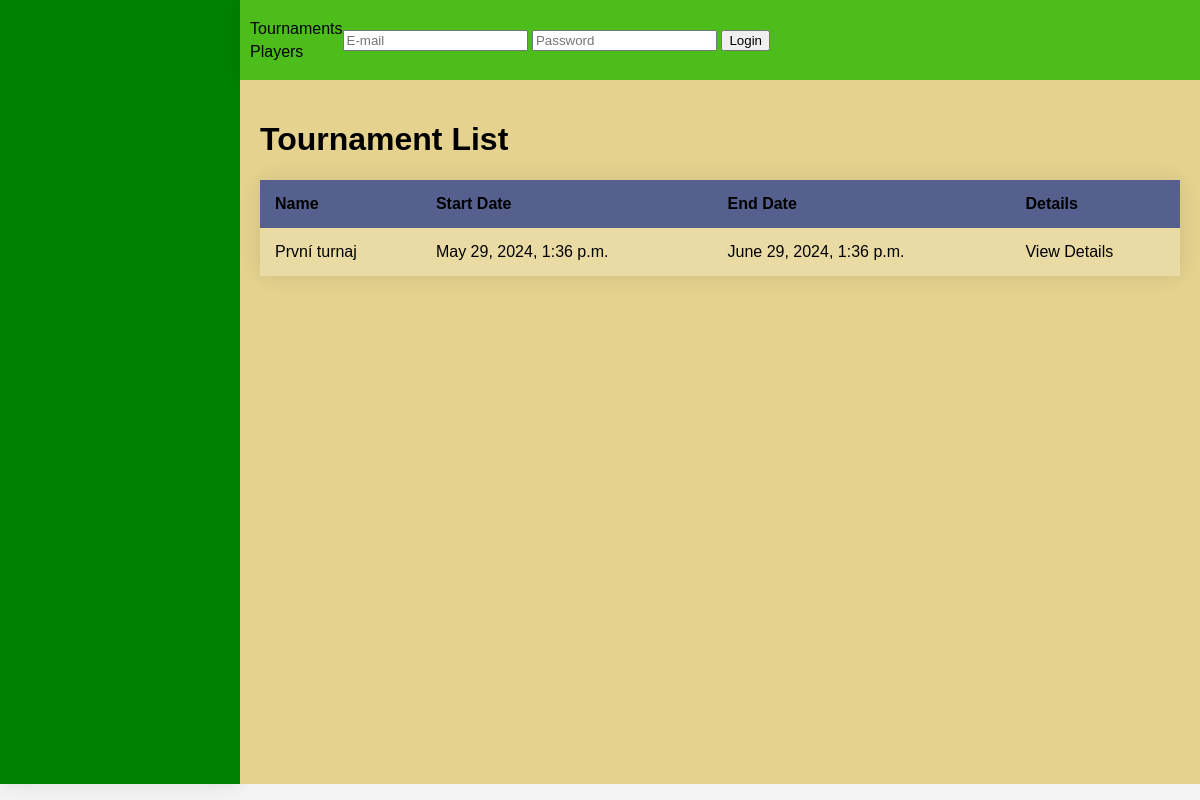
Page /tournament/ on the earlier database version.
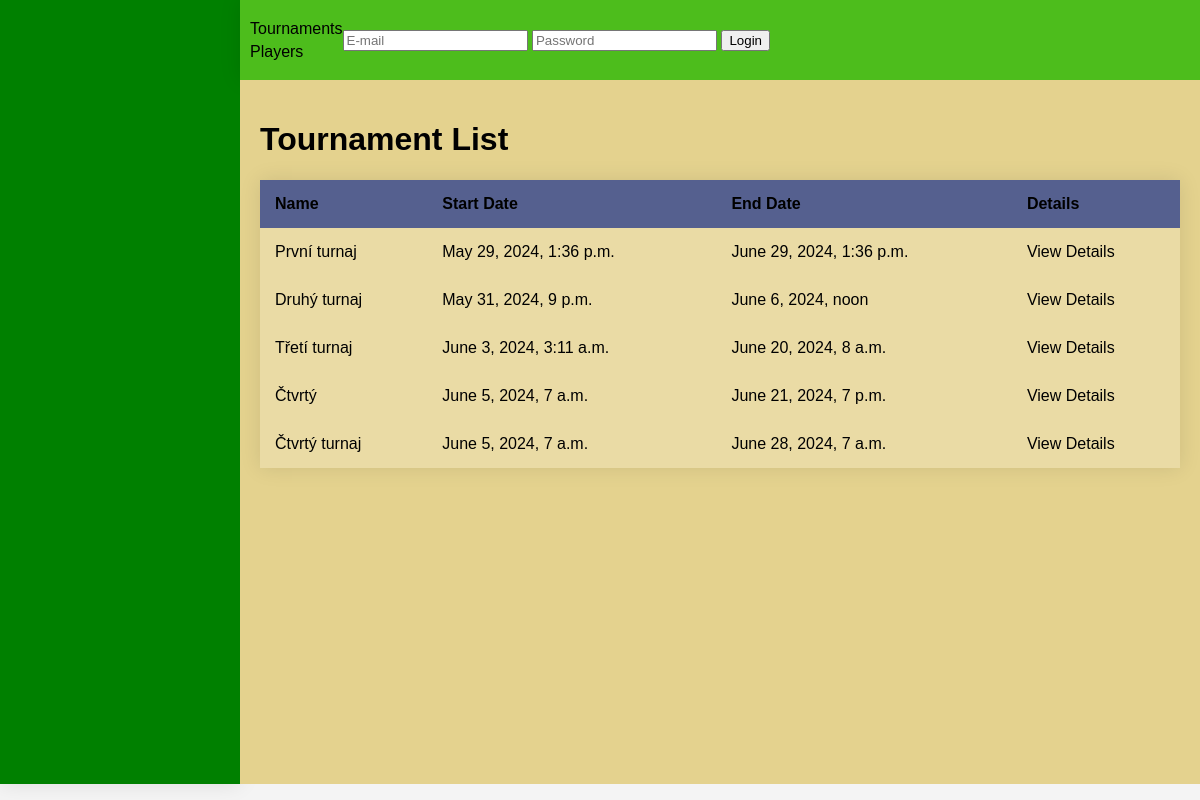
Same page on the later database version.
### tournaments/models.py (models this page shows, shortened)
class Tournament(models.Model):
    name = models.CharField(max_length=100)
    start_date = models.DateTimeField()
    end_date = models.DateTimeField()
    attachment = models.FileField(upload_to='attachments/', blank=True, null=True)

### billiard_charts/static/templates/list/tournament_list.html
{% extends "base.html" %}
{% block main_space %}
<h1>Tournament List</h1>
<table>
    <thead>
        <tr>
            <th>Name</th>
            <th>Start Date</th>
            <th>End Date</th>
            <th>Details</th>
        </tr>
    </thead>
    <tbody>
        {% for tournament in object_list %}
        <tr>
            <td>{{ tournament.name }}</td>
            <td>{{ tournament.start_date }}</td>
            <td>{{ tournament.end_date }}</td>
            <td><a href="{% url 'tournament_detail' tournament.pk %}">View Details</a></td>
        </tr>
        {% endfor %}
    </tbody>
</table>
{% endblock main_space %}

Differences in the rows shown:
added Tournament: name "Druhý turnaj", start_date "May 31, 2024, 9 p.m.", end_date "June 6, 2024, noon"
added Tournament: name "Třetí turnaj", start_date "June 3, 2024, 3:11 a.m.", end_date "June 20, 2024, 8 a.m."
added Tournament: name "Čtvrtý", start_date "June 5, 2024, 7 a.m.", end_date "June 21, 2024, 7 p.m."
added Tournament: name "Čtvrtý turnaj", start_date "June 5, 2024, 7 a.m.", end_date "June 28, 2024, 7 a.m."
